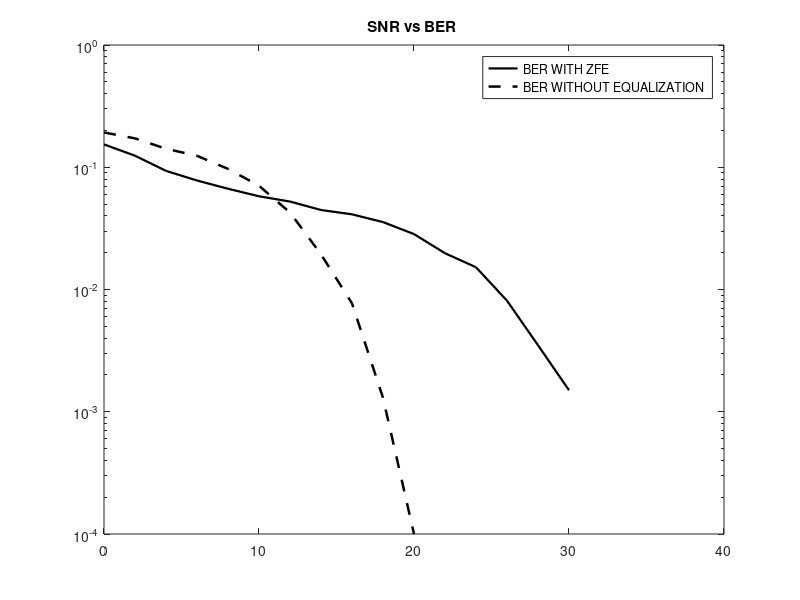

Write MATLAB code to recreate this figure.
clc; clear all; close all;
 message = randi([0,1],1,10000);
 snr = 0:2:40; mod = 2;
 L = 2; r = 3; 
 modulated_bpsk_msg = pskmod(message,mod);
 h0 = 1; h1 = 0.7;
 H = zeros(r,r+L-1); 
 for p = 1:r
 H(p,p:p+L-1) = [h0 h1];
 end
 x = [];
 X = modulated_bpsk_msg; X_1 = circshift(X,1);
 X_1(1) = 0; X1 = circshift(X,-1);
 X1(end) = 0; X2 = circshift(X,-2);
 X2(end-1:end)= 0; x = [X2;X1;X;X_1];
 C = ((H*H')\H)*[0;0;1;0];
 ber_without_ZFE = []; ber_with_ZFE = [];
 for p = 1:length(snr)
 y = awgn([h0 h1]*[X;X_1],snr(p),'measured');
 Noise = y- ([h0 h1]*[X;X_1]);
 Noise_1 = circshift(Noise,-1);
 Noise_1(end) = 0; Noise_2 = circshift(Noise,-2);
 Noise_1(end-1:end) = 0;
 Y = (H*x)+ [Noise_2;Noise_1;Noise]; X_PRIME = C.'*Y;
 Demodulated_BPSK_msg_with_ZFE =pskdemod(X_PRIME',mod);
 Demodulated_BPSK_msg_without_ZFE = pskdemod(y',mod);
 [number1,ratio1] = biterr(message,Demodulated_BPSK_msg_with_ZFE');
 [number2,ratio2] = biterr(message,Demodulated_BPSK_msg_without_ZFE');
 ber_with_ZFE = [ber_with_ZFE,ratio1];
 ber_without_ZFE = [ber_without_ZFE,ratio2];
 end
 semilogy(snr,ber_with_ZFE,'-k','LineWidth',1.6)
 hold on
 semilogy(snr,ber_without_ZFE,'--k','LineWidth',1.8)
 legend('BER WITH ZFE','BER WITHOUT EQUALIZATION')
 title('SNR vs BER ')